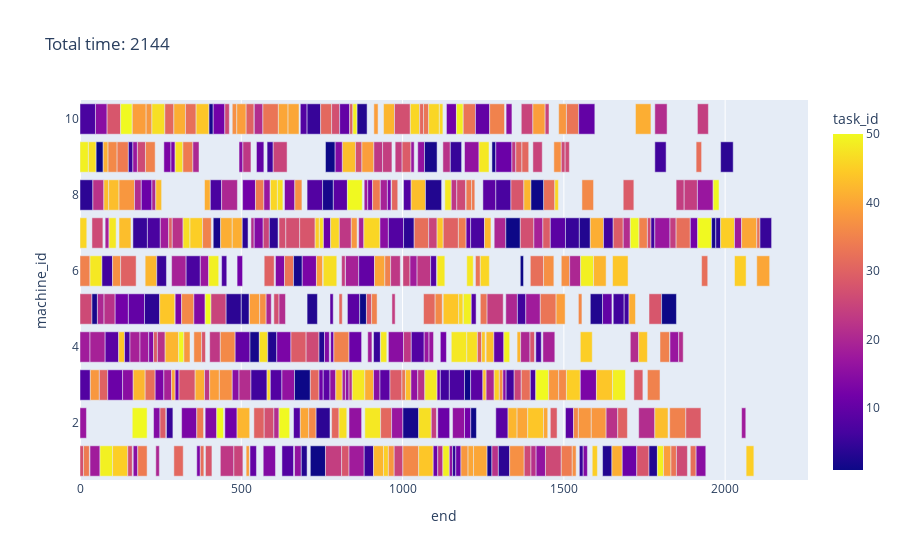

The notebook cell this image was saved under:
### Code cell
from plotly.express import bar
def visualize_schedule(machine_table,total_time):
    """ Requires machine table (schedule) for specific genotype"""
    df_list = []
    for i in machine_table:
        df_list.append(i.df_task_list())
    df_sumup = pd.concat(df_list,axis=0)
    df_sumup['end'] = df_sumup['end_time'] - df_sumup['start_time']
    fig = bar(data_frame=df_sumup,base='start_time',x = 'end',y = 'machine_id',color = "task_id",orientation='h',title=f"Total time: {total_time}")
    fig.show()
visualize_schedule(testowy_genotyp.machine_table,total_time)

### Figure 1 — Plotly figure (JSON) as saved in the notebook; plotly's stock layout.template omitted (floating-point values rounded to 4 significant figures; data arrays with more than 128 entries replaced by an {"elided": "..."} marker saying what was removed)
{"data": [{"alignmentgroup": "True", "base": {"elided": "550 int values"}, "hovertemplate": "start_time=%{base}<br>end=%{x}<br>machine_id=%{y}<br>task_id=%{marker.color}<extra></extra>", "legendgroup": "", "marker": {"color": {"elided": "550 int values"}, "coloraxis": "coloraxis", "pattern": {"shape": ""}}, "name": "", "offsetgroup": "", "orientation": "h", "showlegend": false, "textposition": "auto", "type": "bar", "x": {"elided": "550 int values"}, "xaxis": "x", "y": {"elided": "550 int values"}, "yaxis": "y"}], "layout": {"barmode": "relative", "coloraxis": {"colorbar": {"title": {"text": "task_id"}}, "colorscale": [[0, "#0d0887"], [0.1111, "#46039f"], [0.2222, "#7201a8"], [0.3333, "#9c179e"], [0.4444, "#bd3786"], [0.5556, "#d8576b"], [0.6667, "#ed7953"], [0.7778, "#fb9f3a"], [0.8889, "#fdca26"], [1, "#f0f921"]]}, "legend": {"tracegroupgap": 0}, "title": {"text": "Total time: 2144"}, "xaxis": {"anchor": "y", "domain": [0, 1], "title": {"text": "end"}}, "yaxis": {"anchor": "x", "domain": [0, 1], "title": {"text": "machine_id"}}}}
